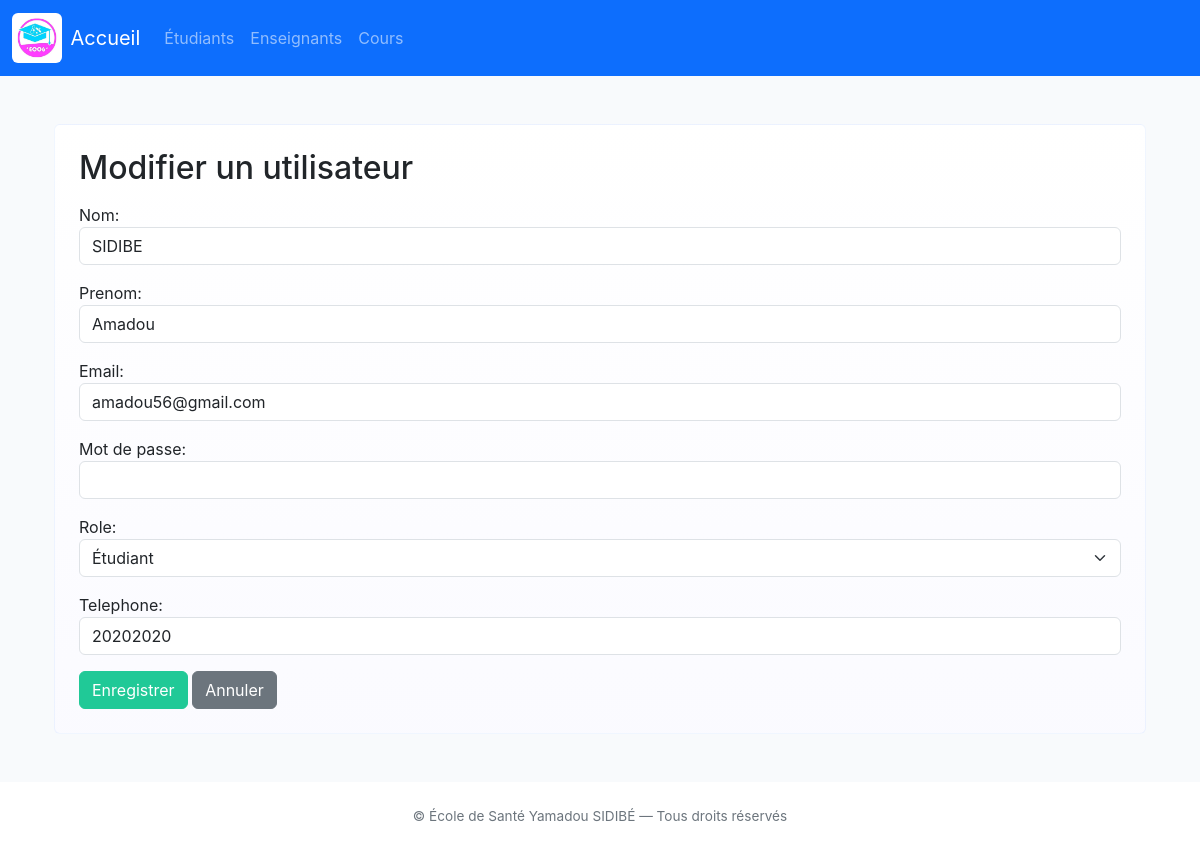
The app's page /utilisateurs/2/modifier/ with its own data.
### gestion_des_presences/models.py (models this page shows, shortened)
class Utilisateur(models.Model):
    id = models.AutoField(primary_key=True)
    nom = models.CharField(max_length=100)
    prenom = models.CharField(max_length=100)
    email = models.EmailField(unique=True)
    mot_de_passe = models.CharField(max_length=100, default='changeme')
    ROLE_CHOICES = [
        ('etudiant', 'Étudiant'),
        ('enseignant', 'Enseignant'),
        ('admin', 'Administrateur'),
    ]
    role = models.CharField(max_length=50, choices=ROLE_CHOICES)
    telephone = models.CharField(max_length=15, blank=True, null=True)
    date_creation = models.DateTimeField(default=timezone.now)
    date_modification = models.DateTimeField(auto_now=True)
    class Meta:
        ordering = ['nom', 'prenom']

### gestion_des_presences/views.py (the view)
# urls.py: path('utilisateurs/<int:pk>/modifier/', views.utilisateur_update, name='utilisateur_update'),
def utilisateur_update(request, pk):
    u = get_object_or_404(Utilisateur, pk=pk)
    if request.method == 'POST':
        form = UtilisateurForm(request.POST, instance=u)
        if form.is_valid():
            form.save()
            return redirect('liste_utilisateurs')
    else:
        form = UtilisateurForm(instance=u)
    return render(request, 'utilisateur_form.html', {'form': form, 'title': 'Modifier un utilisateur'})

### gestion_des_presences/forms.py
class UtilisateurForm(forms.ModelForm):
    class Meta:
        model = Utilisateur
        fields = ['nom', 'prenom', 'email', 'mot_de_passe', 'role', 'telephone']
        widgets = {
            'nom': forms.TextInput(attrs={'class': 'form-control'}),
            'prenom': forms.TextInput(attrs={'class': 'form-control'}),
            'email': forms.EmailInput(attrs={'class': 'form-control'}),
            'mot_de_passe': forms.PasswordInput(attrs={'class': 'form-control'}),
            'role': forms.Select(attrs={'class': 'form-select'}),
            'telephone': forms.TextInput(attrs={'class': 'form-control'}),
        }

### gestion_des_presences/templates/utilisateur_form.html (shortened to what this page needs)
{% extends 'base.html' %}
{% block content %}
<div class="container mt-5">
  <div class="card card-ghost p-4">
    <div class="d-flex justify-content-between align-items-center mb-3">
      <h2 class="mb-0">{{ title }}</h2>
    </div>
    <form method="post">
      {% for field in form %}
      <div class="mb-3">
        {{ field.label_tag }}
        {{ field }}
      </div>
      {% endfor %}
      <button class="btn btn-accent" type="submit">Enregistrer</button>
      <a href="{% url 'liste_utilisateurs' %}" class="btn btn-secondary">Annuler</a>
    </form>
  </div>
</div>
{% endblock %}

### gestion_des_presences/static/gestion_des_presences/css/theme.css (style rules this page uses)
:root { --brand-1: #0d6efd; --brand-2: #6610f2; --accent: #20c997; --muted: #6c757d; --bg: #f8fafc; }
body { background: var(--bg); font-family: Inter, system-ui, -apple-system, 'Segoe UI', Roboto, 'Helvetica Neue', Arial; color: #1f2937; }
.card-ghost { background:linear-gradient(180deg,rgba(255,255,255,0.9),rgba(250,250,255,0.9));border:1px solid rgba(13,110,253,0.06) }
.btn-accent { background:var(--accent);border-color:var(--accent);color:#fff }

### records on screen
Utilisateur: form "SIDIBE" "Amadou" "amadou56@gmail.com" "Étudiant" "20202020"

### other values on screen
{{ title }} "Modifier un utilisateur"
{{ field.label_tag }} "Nom:" "Prenom:" "Email:" "Mot de passe:" "Role:" "Telephone:"
